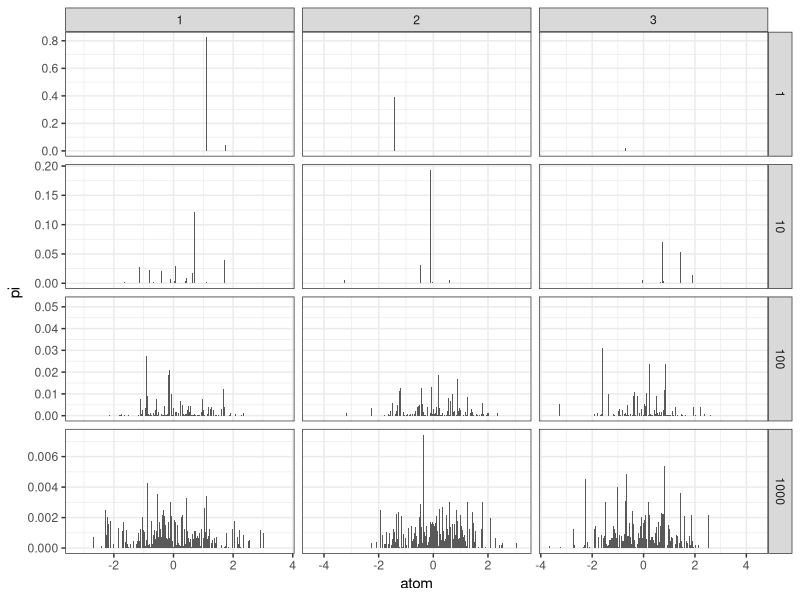
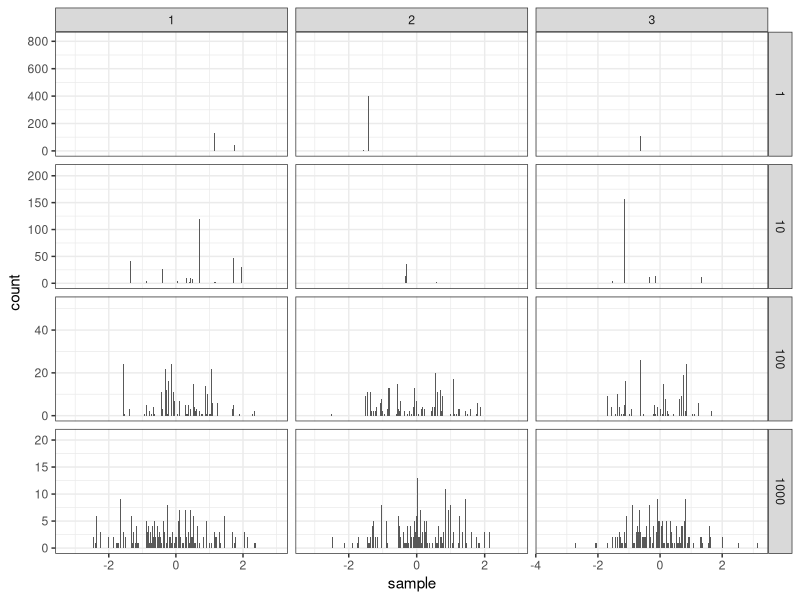
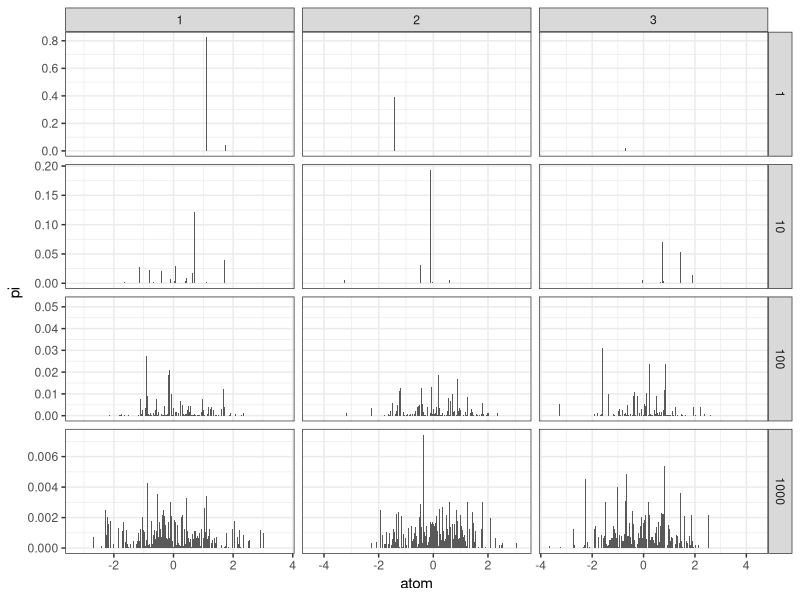
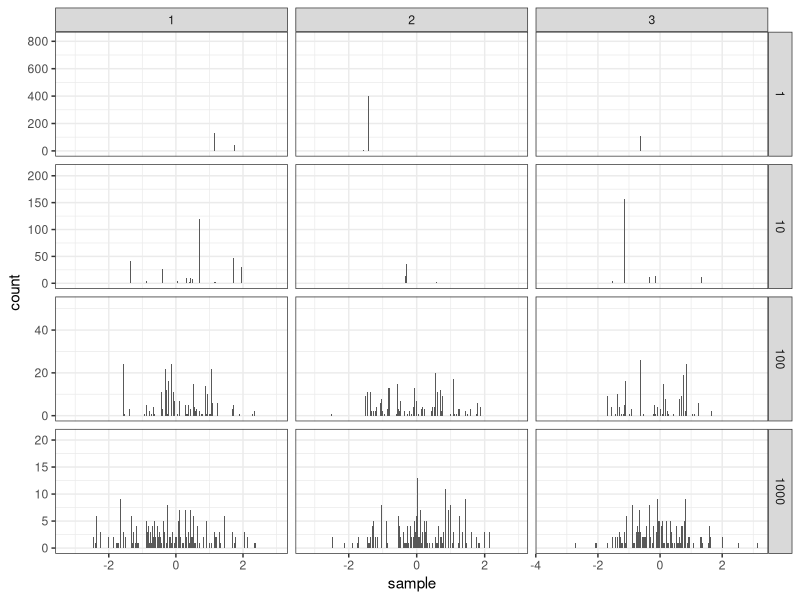

These charts were generated, in order, by the following R code:
library(dplyr)
library(ggplot2)

#'@title Stick Breaking construction of a Dirichlet Process
#'@param n number of samples
#'@param alpha concentration parameter
#'@param G0 base measure
DP_stick_breaking <- function(n, alpha, G0) {

  # Stick breaking
  v  <- rbeta(n, 1, alpha)
  
  pi <- numeric(n)
  pi[1] <- v[1] 
  pi[2:n] <- sapply(2:n, function(i) v[i] * prod(1 - v[1:(i-1)]))
  
  # Atoms from the base measure
  y <- G0(n) 
  return(list(atoms = y,
              pis = pi))
  # Sample from the Dirichlet Process G
  #theta <- sample(y, prob = pi, replace = TRUE)
  #return(theta)
}


# Choose a base distribution
G0 <- function(n) rpois(n, 7)       # Poisson
G0 <- function(n) rnorm(n, 0, 1)   # Gaussian

# Concentration parameter around the base distribution
alphas <- c(1, 10, 100, 1000)
n <- 1000
df.G <- as.data.frame(matrix(NA, 0, 4))
names(df.G) <- c("xp", "i", "atom", "pi")

df.samples <- as.data.frame(matrix(NA, 0, 4))
names(df.samples) <- c("xp", "i", "alpha", "samples")

for(alpha in alphas){
  for(xp in 1:3){
    cat("\n", alpha)
    
    # Generate the DP
    G <- DP_stick_breaking(n, alpha, G0)
    df.G <- bind_rows(df.G, 
                      list(xp = rep(xp, n), 
                           alpha= rep(alpha, n), 
                           i=1:n,
                           atom = G$atoms,
                           pi=G$pis))
    
    # Generate samples from the DP
    samples <- sample(G$atoms, prob = G$pis, replace = TRUE)
    df.samples <- bind_rows(df.samples, 
                            list(xp = rep(xp, n), 
                                 alpha= rep(alpha, n), 
                                 i=1:n, 
                                 sample=samples))
  }
}

# Plot the DP
df.G$alpha <- factor(df.G$alpha)
p <- ggplot(df.G, aes(x=atom, y=pi)) + 
  geom_col(width=0.01)+
  facet_grid(alpha ~ xp, scales = "free") +
  theme_bw()
print(p)
ggsave(p, filename = paste0("fig15_DP.png"), 
       height=16, width=16, units='cm')

# Plot samples from the DP
df.samples$alpha <- factor(df.samples$alpha)
p <- ggplot(df.samples, aes(x=sample)) + 
     #geom_density() +
     #geom_histogram(bins=100, aes(y=..count../sum(..count..))) +
     geom_histogram(bins=1000) + 
     facet_grid(alpha ~ xp, scales = "free") +
     theme_bw()
print(p)
ggsave(p, filename = paste0("fig16_DPsamples.png"), 
       height=16, width=16, units='cm')


